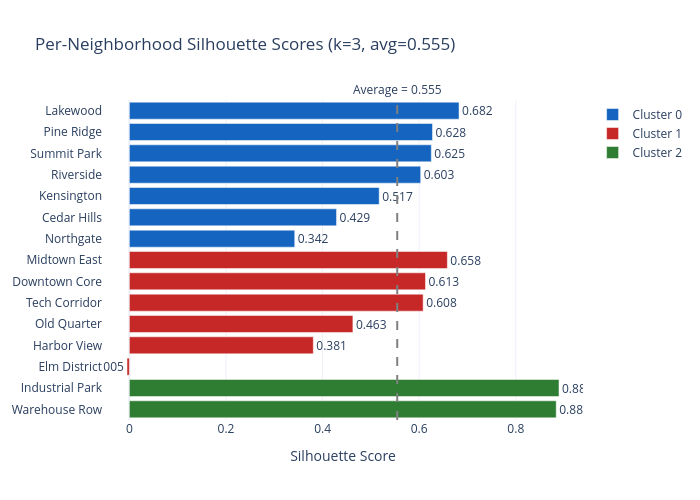

Source (notebook cell):
### Markdown cell above
### 3.3 — Silhouette Analysis (Deep Dive)

The **silhouette score** measures how well each point fits within its assigned cluster vs. the nearest neighboring cluster. Scores range from -1 (wrong cluster) to +1 (perfectly clustered).

> **💡 Teaching Moment:** The overall silhouette score is an average. A per-sample silhouette plot shows which individual points are well-clustered and which are borderline. This is especially important with small datasets like ours (n=15).

### Code cell
# Step 3.3: Per-sample silhouette analysis for k=3
km3 = KMeans(n_clusters=3, random_state=42, n_init=10)
labels_3 = km3.fit_predict(X_scaled)
sil_samples = silhouette_samples(X_scaled, labels_3)
avg_sil = silhouette_score(X_scaled, labels_3)

# Build a DataFrame for plotting
sil_df = pd.DataFrame({
    'neighborhood': profiles['nbhd_name'].values,
    'cluster': labels_3,
    'silhouette': sil_samples
}).sort_values(['cluster', 'silhouette'], ascending=[True, False])

# Color map for clusters
cluster_colors = {0: '#1565C0', 1: '#C62828', 2: '#2E7D32'}
cluster_labels_map = {0: 'Cluster 0', 1: 'Cluster 1', 2: 'Cluster 2'}

fig = go.Figure()
for cl in sorted(sil_df['cluster'].unique()):
    subset = sil_df[sil_df['cluster'] == cl]
    fig.add_trace(go.Bar(
        y=subset['neighborhood'], x=subset['silhouette'],
        orientation='h', name=cluster_labels_map[cl],
        marker_color=cluster_colors[cl],
        text=subset['silhouette'].round(3),
        textposition='outside'
    ))

fig.add_vline(x=avg_sil, line_dash='dash', line_color='gray',
              annotation_text=f'Average = {avg_sil:.3f}', annotation_position='top')

fig.update_layout(
    title=f'Per-Neighborhood Silhouette Scores (k=3, avg={avg_sil:.3f})',
    xaxis_title='Silhouette Score',
    template='plotly_white', width=700, height=500,
    barmode='relative',
    yaxis=dict(categoryorder='array', categoryarray=sil_df['neighborhood'].tolist()[::-1])
)
fig.show()

print(f"\nOverall silhouette score: {avg_sil:.3f}")
print("  → Moderate-to-good clustering quality")
print("  → All scores > 0: no neighborhood is assigned to the wrong cluster")

### Figure 1 — Plotly figure (JSON) as saved in the notebook; plotly's stock layout.template omitted (floating-point values rounded to 4 significant figures)
{"data": [{"marker": {"color": "#1565C0"}, "name": "Cluster 0", "orientation": "h", "text": [0.682, 0.628, 0.625, 0.603, 0.517, 0.429, 0.342], "textposition": "outside", "type": "bar", "x": [0.6825, 0.6276, 0.6251, 0.6031, 0.5172, 0.4289, 0.3423], "y": ["Lakewood", "Pine Ridge", "Summit Park", "Riverside", "Kensington", "Cedar Hills", "Northgate"]}, {"marker": {"color": "#C62828"}, "name": "Cluster 1", "orientation": "h", "text": [0.658, 0.613, 0.608, 0.463, 0.381, -0.005], "textposition": "outside", "type": "bar", "x": [0.6583, 0.613, 0.6082, 0.4628, 0.3808, -0.004919], "y": ["Midtown East", "Downtown Core", "Tech Corridor", "Old Quarter", "Harbor View", "Elm District"]}, {"marker": {"color": "#2E7D32"}, "name": "Cluster 2", "orientation": "h", "text": [0.889, 0.884], "textposition": "outside", "type": "bar", "x": [0.8894, 0.8837], "y": ["Industrial Park", "Warehouse Row"]}], "layout": {"annotations": [{"showarrow": false, "text": "Average = 0.555", "x": 0.5545, "xanchor": "center", "xref": "x", "y": 1, "yanchor": "bottom", "yref": "y domain"}], "barmode": "relative", "height": 500, "shapes": [{"line": {"color": "gray", "dash": "dash"}, "type": "line", "x0": 0.5545, "x1": 0.5545, "xref": "x", "y0": 0, "y1": 1, "yref": "y domain"}], "title": {"text": "Per-Neighborhood Silhouette Scores (k=3, avg=0.555)"}, "width": 700, "xaxis": {"title": {"text": "Silhouette Score"}}, "yaxis": {"categoryarray": ["Warehouse Row", "Industrial Park", "Elm District", "Harbor View", "Old Quarter", "Tech Corridor", "Downtown Core", "Midtown East", "Northgate", "Cedar Hills", "Kensington", "Riverside", "Summit Park", "Pine Ridge", "Lakewood"], "categoryorder": "array"}}}
